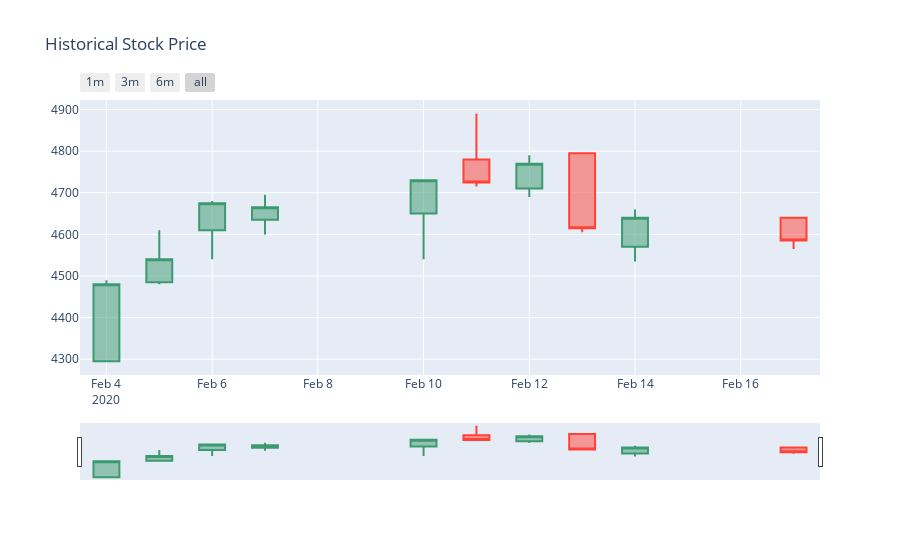

Notebook code for this chart:
### Markdown cell above
## Getting historical stock price

### Code cell
# Find Stock Code
def stock():
    # Get stock code from KRX
    code_df = pd.read_html('http://kind.krx.co.kr/corpgeneral/corpList.do?method=download&searchType=13', header=0)[0]
    
    # Set format
    code_df.종목코드 = code_df.종목코드.map('{:06d}'.format)

    code_df = code_df[['회사명','종목코드']]

    code_df = code_df.rename(columns={'회사명':'name','종목코드':'code'})
    
    return code_df

# Find proper URL in Naver
def naver(code_df, stockCode):
    if type(stockCode) != int:
        code = code_df.query("name=='{}'".format(stockCode))['code'].to_string(index=False)[1:]
        url = 'http://finance.naver.com/item/sise_day.nhn?code={code}'.format(code=code)
    else: 
        code = stockCode
        url = 'http://finance.naver.com/item/sise_day.nhn?code={code}'.format(code=code)
    
    print("Requested URL = {}".format(url))
    return url

# Getting data from Naver Stock
def crawling(a, b):
    df = pd.DataFrame()
    b = int(b/10)+1
    
    for page in range(1,b):
        pg_url = '{url}&page={page}'.format(url=a, page=page)
        df = df.append(pd.read_html(pg_url,header=0)[0], ignore_index=True)
        
    df = df.dropna()
    
    # Reset index 
    df = df.reset_index(drop=True)
    
    # Change column names into English for further analysis
    df = df.rename(columns= {'날짜': 'Date', '종가': 'Closing Price', '전일비': 'Difference', '시가': 'Open Price', \
                             '고가': 'Highest', '저가': 'Lowest', '거래량': 'Trading Vol'})
    
    # Change date format to datetime
    df['Date'] = pd.to_datetime(df['Date'])
    
    # Set ascending order
    df = df.sort_values(by=['Date'], ascending=True)
    
    return df

# Draw graph
def graph(df):
    offline.init_notebook_mode(connected=True) 
    trace = go.Candlestick(x=df['Date'], open=df['Open Price'], high=df['Highest'], low=df['Lowest'],
                          close=df['Closing Price']) 
    data = [trace]
        
    layout = dict(title='Historical Stock Price', 
                  xaxis=dict( 
                      rangeselector=dict( 
                          buttons=list([ 
                              dict(count=1, 
                                   label='1m', 
                                   step='month', 
                                   stepmode='backward'), 
                              dict(count=3, 
                                   label='3m', 
                                   step='month', 
                                   stepmode='backward'), 
                              dict(count=6, 
                                   label='6m', 
                                   step='month', 
                                   stepmode='backward'), 
                              dict(step='all') 
                          ]) 
                      ), 
                      rangeslider=dict(), 
                      type='date' 
                  ) 
                 ) 
    fig = go.Figure(data=data, layout=layout) 
    plot = offline.iplot(fig)
    return plot
        
# Choose Option
def option():
    print("=" * 54, "Menu", "=" * 54)
    print("""
    1. Draw Historical Stock Graph
    2. Golden Cross Check
    3. Dead Cross Check
    4. Trading Volume
    5. The end
    """)
    print("=" * 115)
    
    choice = input('Choose Menu: ')
    return choice
  
# Main Func
def main():
    flag = True
    flag_code = False ##### 
    while flag:
        
        code_df = stock()
        
        choice = option()
    
        if choice == '1':
############################################################################################
            while flag_code == 0:
                code = input("Please enter proper stock code or accurate company name: ")

                if code.isdigit(): 
                    if code in code_df.code.values:
                        flag_code = True
                        code = int(code)
                        url = naver(code_df, code)
                    else:
                        print("Please check the stock code")

                else:
                    if code in code_df.name.values:
                        flag_code = True
                        url = naver(code_df, code)
                    else:
                        print("Please check the stock name")
#################################################################################################
            ran = int(input("Enter the number of working days you want to see (min. 10days): "))

            file = crawling(url,ran)

            stockGraph = graph(file)
            
            continue
            
            return stockGraph
        
        if choice == '5':
            print("It was nice to meet you:)")
            flag = False
            
if __name__ == '__main__':
    main()

### Figure 1 — Plotly figure (JSON) as saved in the notebook; plotly's stock layout.template omitted (floating-point values rounded to 4 significant figures)
{"data": [{"type": "candlestick", "high": [4490, 4610, 4680, 4695, 4730, 4890, 4790, 4795, 4660, 4640], "low": [4295, 4480, 4540, 4600, 4540, 4715, 4690, 4605, 4535, 4565], "x": ["2020-02-04T00:00:00", "2020-02-05T00:00:00", "2020-02-06T00:00:00", "2020-02-07T00:00:00", "2020-02-10T00:00:00", "2020-02-11T00:00:00", "2020-02-12T00:00:00", "2020-02-13T00:00:00", "2020-02-14T00:00:00", "2020-02-17T00:00:00"], "close": [4480, 4540, 4675, 4665, 4730, 4725, 4770, 4615, 4640, 4585], "open": [4295, 4485, 4610, 4635, 4650, 4780, 4710, 4795, 4570, 4640]}], "layout": {"xaxis": {"rangeselector": {"buttons": [{"count": 1, "step": "month", "stepmode": "backward", "label": "1m"}, {"count": 3, "step": "month", "stepmode": "backward", "label": "3m"}, {"count": 6, "step": "month", "stepmode": "backward", "label": "6m"}, {"step": "all"}]}, "type": "date"}, "title": {"text": "Historical Stock Price"}}}
